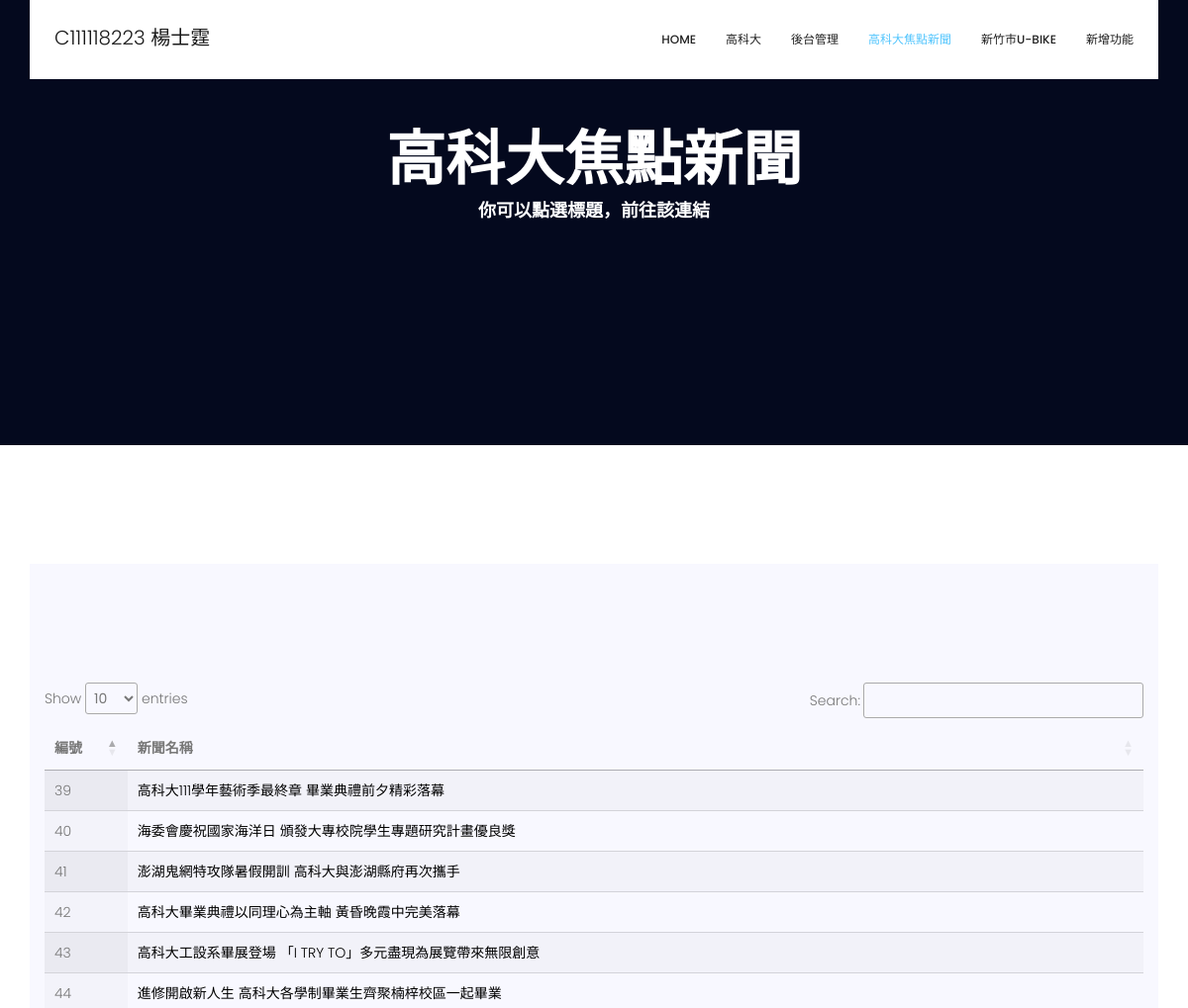
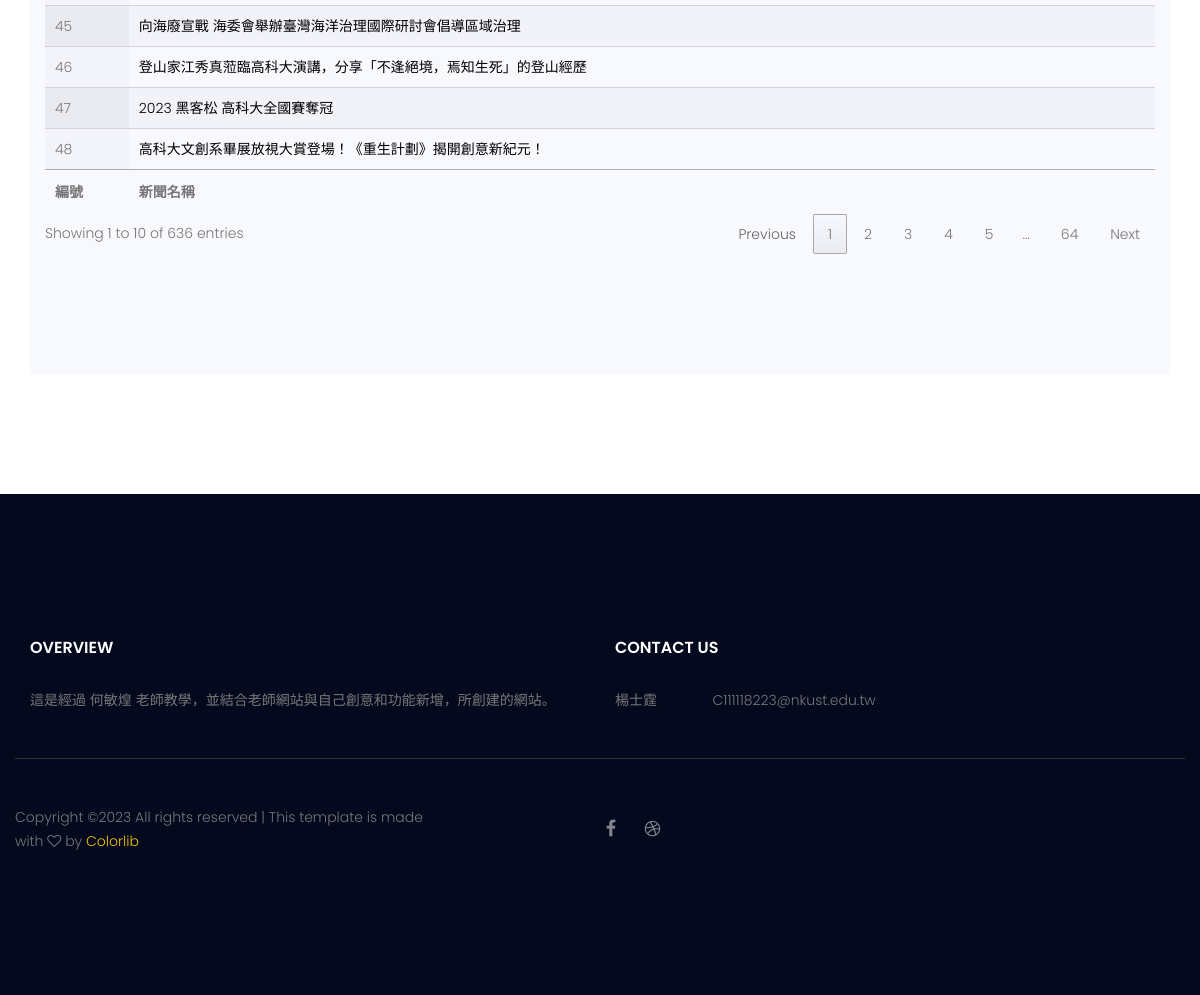
Page /news/ on the committed database (2 pictures, top to bottom).
### mysite/models.py (models this page shows, shortened)
class NKUSTnews(models.Model):
    date = models.CharField(max_length=200)
    title = models.CharField(max_length=200)
    url = models.CharField(max_length=200)

### mysite/views.py (the view)
# urls.py: path('news/', views.nkustnews),
def nkustnews(request):
    news = "active"
    datas = models.NKUSTnews.objects.all()
    return render(request, "nkustnews.html", locals())

### templates/nkustnews.html (shortened to what this page needs)
{% extends "base/base.html" %}
{% block content %}
<section class="banner_area">
  <div class="booking_table d_flex align-items-center" style="min-height: 450px">
      <div class="container">
          <div class="banner_content text-center">
              <h2>高科大焦點新聞</h2>
              <h4>你可以點選標題，前往該連結</h4>
          </div>
      </div>
  </div>
  <div class="hotel_booking_area position">
      <div class="container">
          <div class="hotel_booking_table">
          </div>
      </div>
  </div>
</section>
<div class="about_history_area section_gap">
  <div class="container">
    <section class="about_history_area section_gap" style="background-color: #F8F8FF;">
      <div class="container">
          <table id="example" class="display" style="width:100%">
              <thead>
                  <tr>
                      <th>編號</th>
                      <th>新聞名稱</th>
                  </tr>
              </thead>
              <tbody>
                {% for item in datas %}
                <tr>
                  <td>{{ item.id }}</td>
                  <td><a href = "{{ item.url }}" style = "color:black;" target = "blank">{{ item.title }}</a></td>
                </tr>
                {% endfor %}
              </tbody>
              <tfoot>
                  <tr>
                      <th>編號</th>
                      <th>新聞名稱</th>
                  </tr>
              </tfoot>
          </table>
      </div>
  </section>
  </div>
</div>
{% endblock %}

### templates/static/css/style.css (style rules this page uses)
a { text-decoration: none; -webkit-transition: all 0.3s ease-in-out; -o-transition: all 0.3s ease-in-out; transition: all 0.3s ease-in-out; }
body { line-height: 24px; font-size: 14px; font-family: "Poppins", sans-serif; font-weight: 300; color: #777777; }
section { background: #fff; }
h1, h2, h3, h4, h5, h6 { font-family: "Poppins", sans-serif; font-weight: 600; }
@media (min-width: 1200px) { .container { max-width: 1170px; } }
.section_gap { padding: 120px 0; }
.d_flex { display: -webkit-box; display: -ms-flexbox; display: flex; }
.banner_area { background: #04091e; position: relative; z-index: 1; }
.banner_area .position { width: 100%; bottom: 0; left: 0; position: absolute; }
.booking_table { position: relative; overflow: hidden; width: 100%; min-height: 800px; }
.banner_content { color: #fff; margin-bottom: 94px; }
.banner_content h2 { font-size: 60px; line-height: 60px; font-weight: 700; }
.hotel_booking_table { background: #04091e; -webkit-box-align: center; -ms-flex-align: center; align-items: center; padding: 40px 50px 30px; display: -webkit-box; display: -ms-flexbox; display: flex; }
h2 { font-size: 30px; }
h4 { font-size: 18px; }
h1, h2, h3, h4, h5, h6 { line-height: 1.5em; }

### rows in the picture
NKUSTnews: id "39", title "高科大111學年藝術季最終章 畢業典禮前夕精彩落幕"
NKUSTnews: id "40", title "海委會慶祝國家海洋日 頒發大專校院學生專題研究計畫優良獎"
NKUSTnews: id "41", title "澎湖鬼網特攻隊暑假開訓 高科大與澎湖縣府再次攜手"
NKUSTnews: id "42", title "高科大畢業典禮以同理心為主軸 黃昏晚霞中完美落幕"
NKUSTnews: id "43", title "高科大工設系畢展登場 「I TRY TO」多元盡現為展覽帶來無限創意"
NKUSTnews: id "44", title "進修開啟新人生 高科大各學制畢業生齊聚楠梓校區一起畢業"
NKUSTnews: id "45", title "向海廢宣戰 海委會舉辦臺灣海洋治理國際研討會倡導區域治理"
NKUSTnews: id "46", title "登山家江秀真蒞臨高科大演講，分享「不逢絕境，焉知生死」的登山經歷"
NKUSTnews: id "47", title "2023 黑客松 高科大全國賽奪冠"
NKUSTnews: id "48", title "高科大文創系畢展放視大賞登場！《重生計劃》揭開創意新紀元！"
